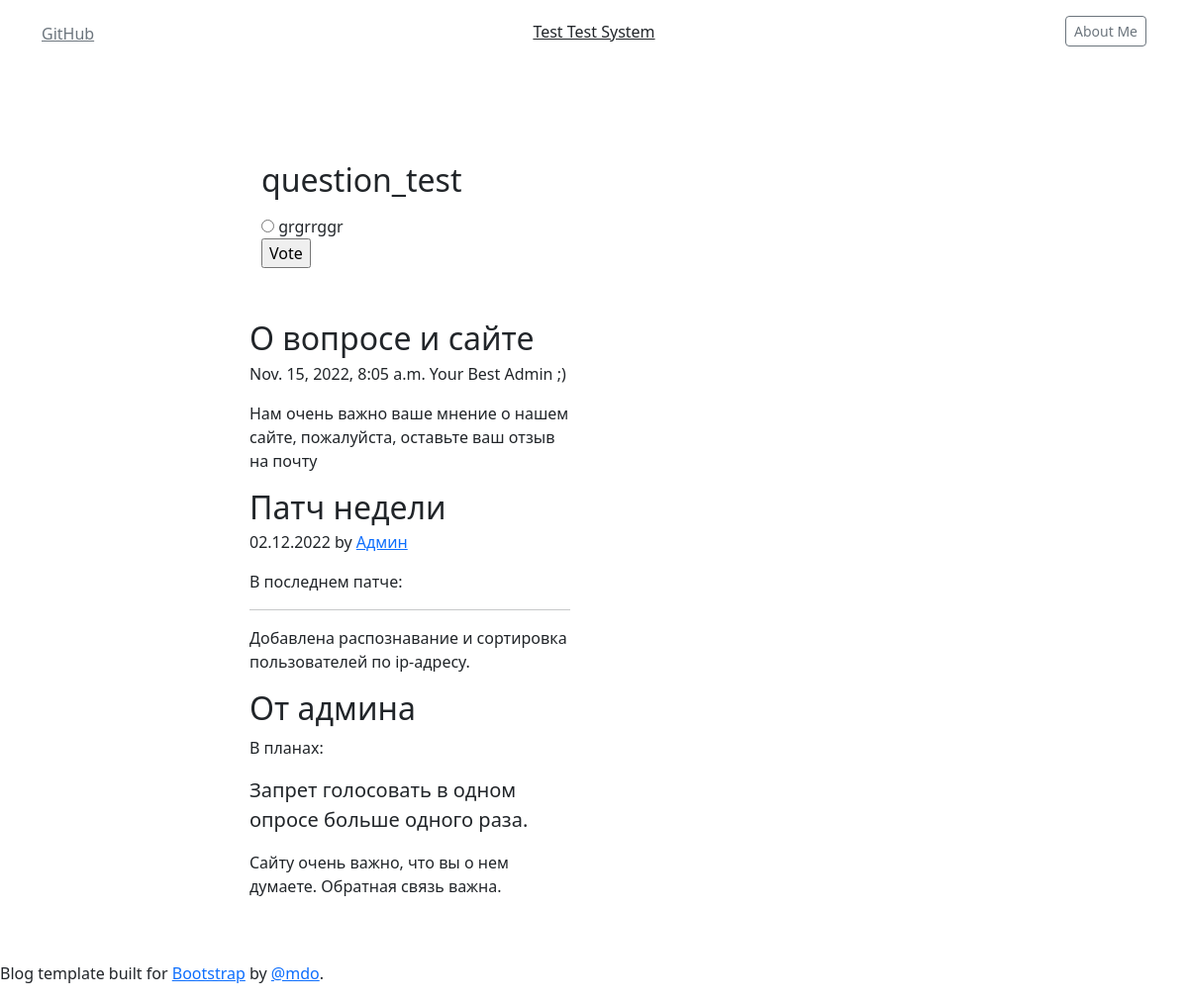
The page /polls/6/ on the database its author committed.
### polls/models.py (models this page shows, shortened)
class Question(models.Model):
    question_text = models.CharField(max_length=200)
    pub_date = models.DateTimeField('date published')

class Choice(models.Model):
    question = models.ForeignKey(Question, on_delete=models.CASCADE)
    choice_text = models.CharField(max_length=200)
    votes = models.IntegerField(default=0)

### polls/views.py (the view)
# urls.py: path('<int:pk>/', views.DetailView.as_view(), name='detail'),
class DetailView(generic.DetailView):
    model = Question
    template_name = 'polls/poll_detail.html'

### polls/templates/polls/poll_detail.html (shortened to what this page needs)
{% extends 'base.html' %}
{% block content %}
  <div class="container">
  <div class="col-lg-8 mx-auto p-4 py-md-5">
      <div class="row g-5">
      <div class="col-md-6">
      <main class="container">
            <div>
                <form action="{% url 'polls:vote' question.id %}" method="post">
                    <fieldset>
                    <legend><h2>{{ question.question_text }}</h2></legend>
                        {% for choice in question.choice_set.all %}
                        <input type="radio" name="choice" id="choice{{ forloop.counter }}" value="{{ choice.id }}">
                        <label for="choice{{ forloop.counter }}">{{ choice.choice_text }}</label><br>
                        {% endfor %}
                </fieldset>
                <input type="submit" value="Vote">
                </form>
            </div>
      </main>
          <div class="nav-scroller py-1 mb-2">
    <nav class="nav d-flex justify-content-between">
    </nav>
  </div>
          <article class="blog-post">
        <h2 class="blog-post-title mb-1">О вопросе и сайте</h2>
        <p class="blog-post-meta">{{ question.pub_date }} Your Best Admin ;)</p>
        <p>Нам очень важно ваше мнение о нашем сайте, пожалуйста, оставьте ваш отзыв на почту </p>
         <article class="blog-post">
        <h2 class="blog-post-title mb-1">Патч недели</h2>
        <p class="blog-post-meta">02.12.2022 by <a href="#">Админ</a></p>
        <p>В последнем патче:</p>
        <hr>
        <p>Добавлена распознавание и сортировка пользователей по ip-адресу.</p>
        <h2>От админа</h2>
        <p>В планах:</p>
        <blockquote class="blockquote">
          <p>Запрет голосовать в одном опросе больше одного раза.</p>
        </blockquote>
        <p>Сайту очень важно, что вы о нем думаете. Обратная связь важна.</p>
      </article></article>
        </div>
      </div>
  </div>
  </div>
{% endblock %}

### polls/templates/base.html (style rules this page uses)
.nav-scroller { position: relative; z-index: 2; height: 2.75rem; overflow-y: hidden; }
.nav-scroller .nav { display: flex; flex-wrap: nowrap; padding-bottom: 1rem; margin-top: -1px; overflow-x: auto; text-align: center; white-space: nowrap; -webkit-overflow-scrolling: touch; }

### rows shown on the page
Question: question_text "question_test", pub_date "Nov. 15, 2022, 8:05 a.m."
Choice: choice_text "grgrrggr"
